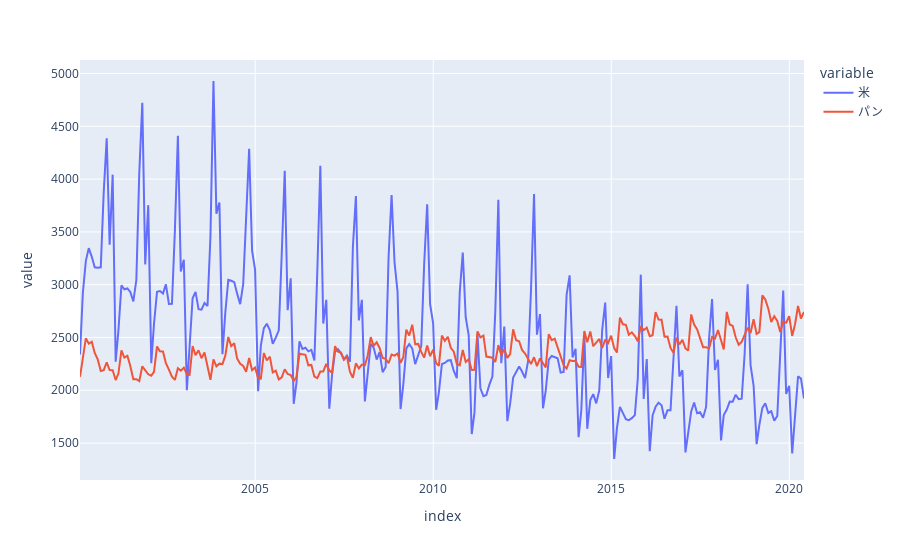

The cell this chart's notebook holds for it:
### Code cell
px.line(df2, x=df2.index, y=["米", "パン"])

### Figure 1 — Plotly figure (JSON) as saved in the notebook; plotly's stock layout.template omitted (floating-point values rounded to 4 significant figures; data arrays with more than 128 entries replaced by an {"elided": "..."} marker saying what was removed)
{"data": [{"hovertemplate": "variable=米<br>index=%{x}<br>value=%{y}<extra></extra>", "legendgroup": "米", "line": {"color": "#636efa", "dash": "solid"}, "mode": "lines", "name": "米", "orientation": "v", "showlegend": true, "type": "scatter", "x": {"elided": "245 str values"}, "xaxis": "x", "y": {"elided": "245 str values"}, "yaxis": "y"}, {"hovertemplate": "variable=パン<br>index=%{x}<br>value=%{y}<extra></extra>", "legendgroup": "パン", "line": {"color": "#EF553B", "dash": "solid"}, "mode": "lines", "name": "パン", "orientation": "v", "showlegend": true, "type": "scatter", "x": {"elided": "245 str values"}, "xaxis": "x", "y": {"elided": "245 str values"}, "yaxis": "y"}], "layout": {"autosize": true, "legend": {"title": {"text": "variable"}, "tracegroupgap": 0}, "margin": {"t": 60}, "xaxis": {"anchor": "y", "autorange": true, "domain": [0, 1], "range": ["2000-01-31", "2020-05-31"], "title": {"text": "index"}, "type": "date"}, "yaxis": {"anchor": "x", "autorange": true, "domain": [0, 1], "range": [1150.0, 5128.0], "title": {"text": "value"}, "type": "linear"}}}
